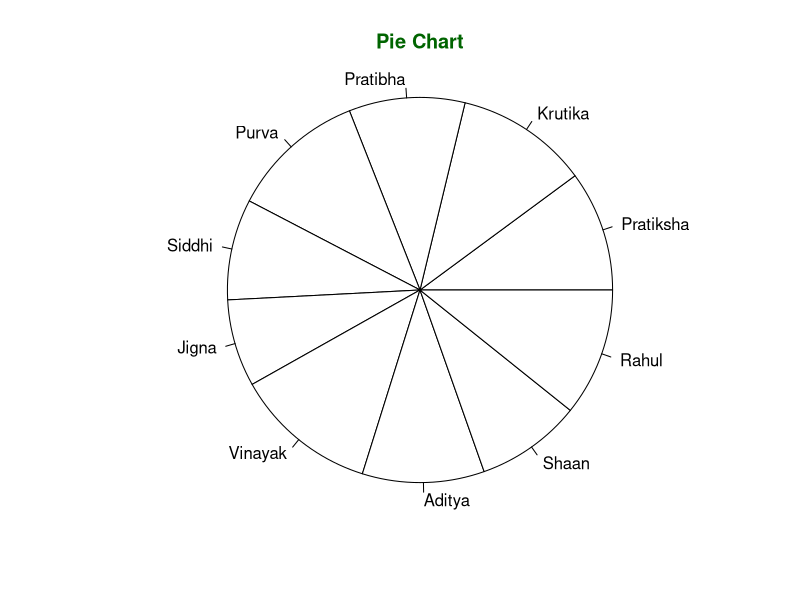
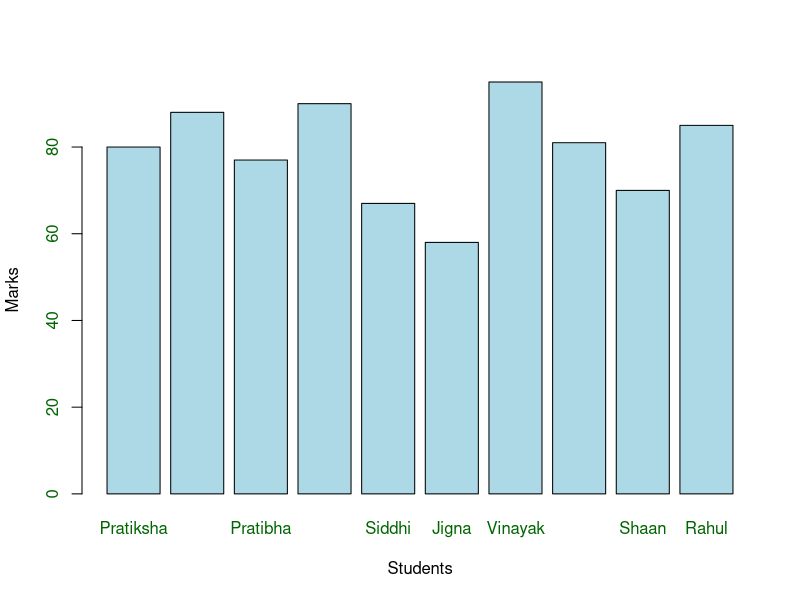
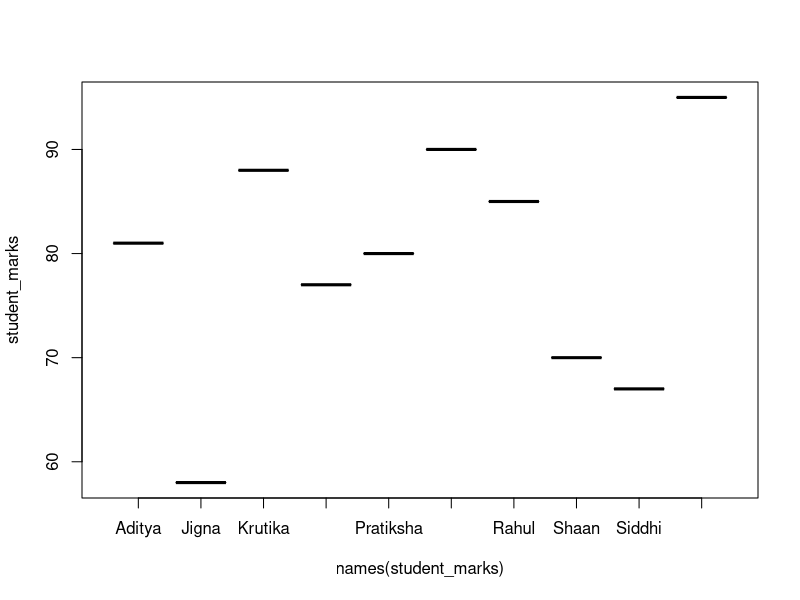
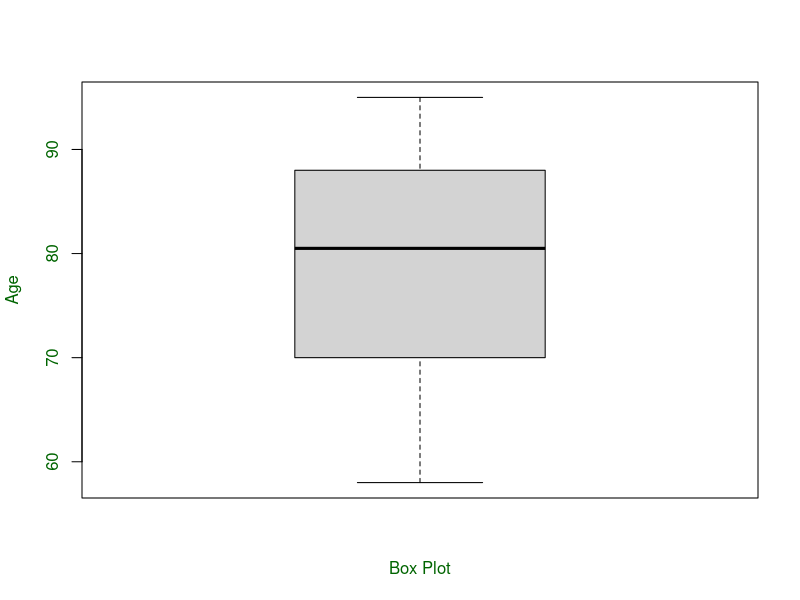
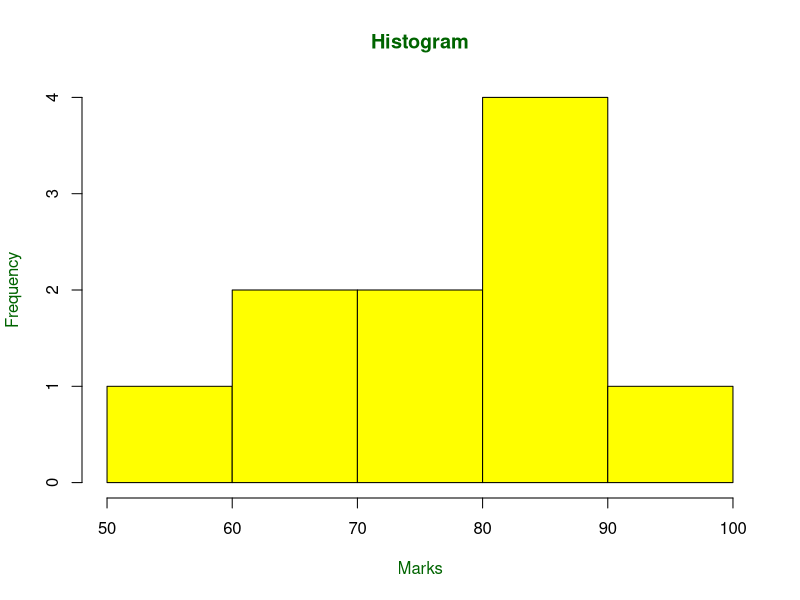
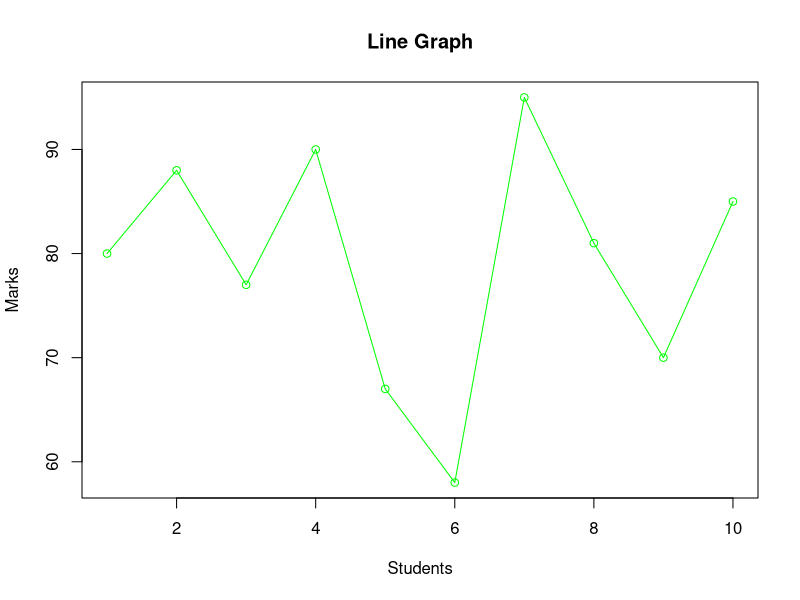
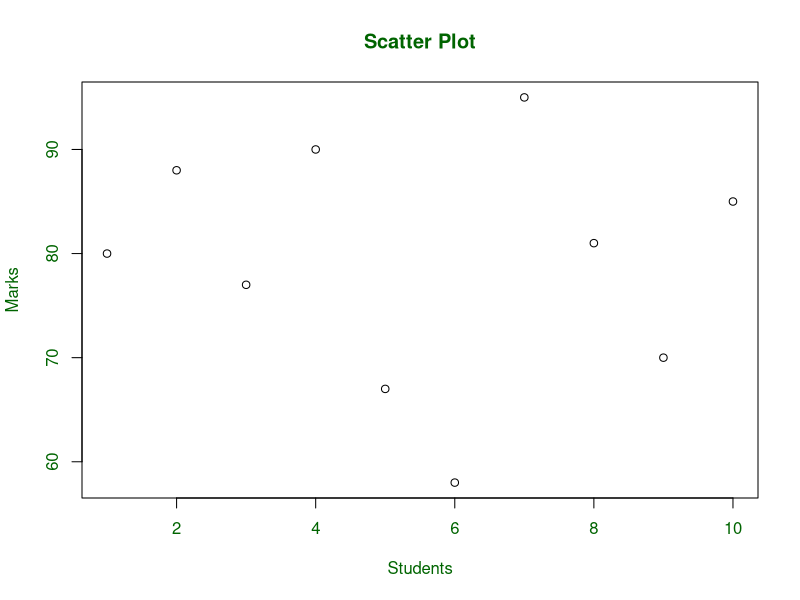

R code for these plots, in order:
#exp7
#Write a R program to two vectors containing 10 students name and their percentage marks.
#Plot Piechart, Barplot, Boxplot, Histogram, Line Graph, Scatter Plot.
#student_names = c("Pratiksha","Krutika","Pratibha","Purva",
#                  "Siddhi","Jigna","Vinayak","Aditya","Shaan","Rahul")
#library(plotrix) #for pie3d
student_marks = c(80,88,77,90,67,58,95,81,70,85)
names(student_marks) = c("Pratiksha","Krutika","Pratibha","Purva",
                         "Siddhi","Jigna","Vinayak","Aditya","Shaan","Rahul")


#pie chart
pie(student_marks, labels = names(student_marks), col = "white",
    main = "Pie Chart", radius = 1,
    col.main = "darkgreen")

#bar chart
barplot(student_marks, xlab = "Students",
        ylab = "Marks", col = "light blue",
        col.axis = "darkgreen",
        col.lab = "black", border = "black")

#boxplot
boxplot(student_marks~names(student_marks))
boxplot(student_marks, xlab = "Box Plot", ylab = "Age",
        col.axis = "darkgreen", col.lab = "darkgreen")

#histogram
hist(student_marks, main = "Histogram",
     xlab = "Marks",
     col.lab = "darkgreen",
     col.main = "darkgreen", col = "yellow")


#line graph
plot(student_marks, type = "o", col = "green", xlab = "Students", ylab = "Marks",
     main = "Line Graph")


#scatter plot
plot(x = student_marks, y = NULL, xlab = "Students",
     ylab = "Marks", main = "Scatter Plot",
     col.lab = "darkgreen", col.main = "darkgreen",
     col.axis = "darkgreen")
